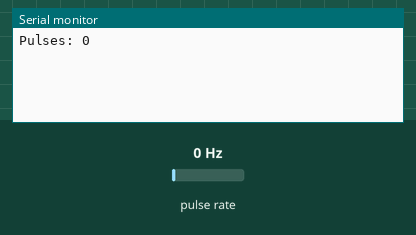
Recording of a sketch running on a simulated Arduino Uno, built with avr-gcc and run on an emulated ATmega328P. On the bench: the last lines printed to the serial monitor. Wiring (inferred from the names in the program): pulse sensor: data pin 2. Inputs (shaded band) come from the test bench; at power-on: pulse rate 0 Hz.

Above: at 1.2 s.
1.3 s: pulse rate (sensor on pin 2) set to 4 Hz
At 2.6 s:
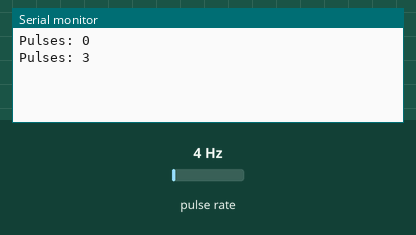
2.8 s: pulse rate (sensor on pin 2) set to 50 Hz
At 3.6 s:
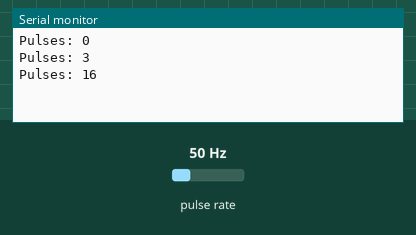
Timing chart, 0 to 5.8 s (numbered marks = the images above; inputs shaded):
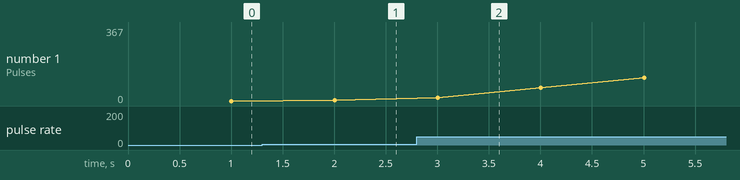

Measured:
- after the input at 1.3 s, the serial monitor: prints a new line after 0.70 s (image 1)
- after the input at 2.8 s, the serial monitor: prints a new line after 0.20 s (image 2)
- plotted number 1: 0 → 3 after the input at 1.3 s, 3 → 367 after the input at 2.8 s

The sketch:

wheel_pulse_counter.ino
```cpp
#define INTERVAL 1000

#define HALL_ENCODER 2

volatile long wheel_pulse_count = 0;

void setup() {
  Serial.begin(9600);

  pinMode(HALL_ENCODER, INPUT);

  attachInterrupt(digitalPinToInterrupt(HALL_ENCODER), right_wheel_pulse, RISING);
}

void loop() {
  static uint32_t previous_milis = 0;

  if (millis() - previous_milis > INTERVAL) {
    Serial.print("Pulses: ");
    Serial.println(wheel_pulse_count);
    previous_milis = millis();
  }
}

void right_wheel_pulse() {
  wheel_pulse_count++;
}
```
